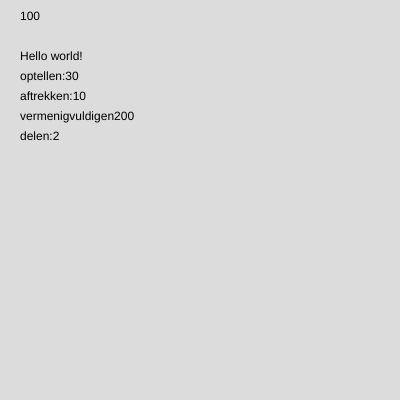
Frame 1 (no input)
Frame 60 (no input): identical to frame 1, image omitted
Frame 120 (the mouse pressed at the canvas centre since frame 60): identical to frame 1, image omitted

The p5.js sketch that drew this single still picture (run headless with seeded random() and noise() and a simulated clock; from frame 60 on, the mouse is pressed at the canvas centre):

// p5.js sketch
// ── sketch.js
function setup() {
  createCanvas(400, 400);
}
//opdracht 1 en 2
let x=100;
let greeting="Hello world!";

//stap 3 en 4
let a=20;
let b=10;

let optellen= a+b;
let aftrekken= a - b;
let vermenigvuldigen= a * b;
let delen= a/b;



function draw() {
  background(220);
//de text van alle opdrachten
text(x,20,20);
text(greeting,20,60);

text("optellen:"+optellen,20,80);
text("aftrekken:"+aftrekken,20,100);
text("vermenigvuldigen"+vermenigvuldigen,20,120);
text("delen:"+delen,20,140);

  } 
